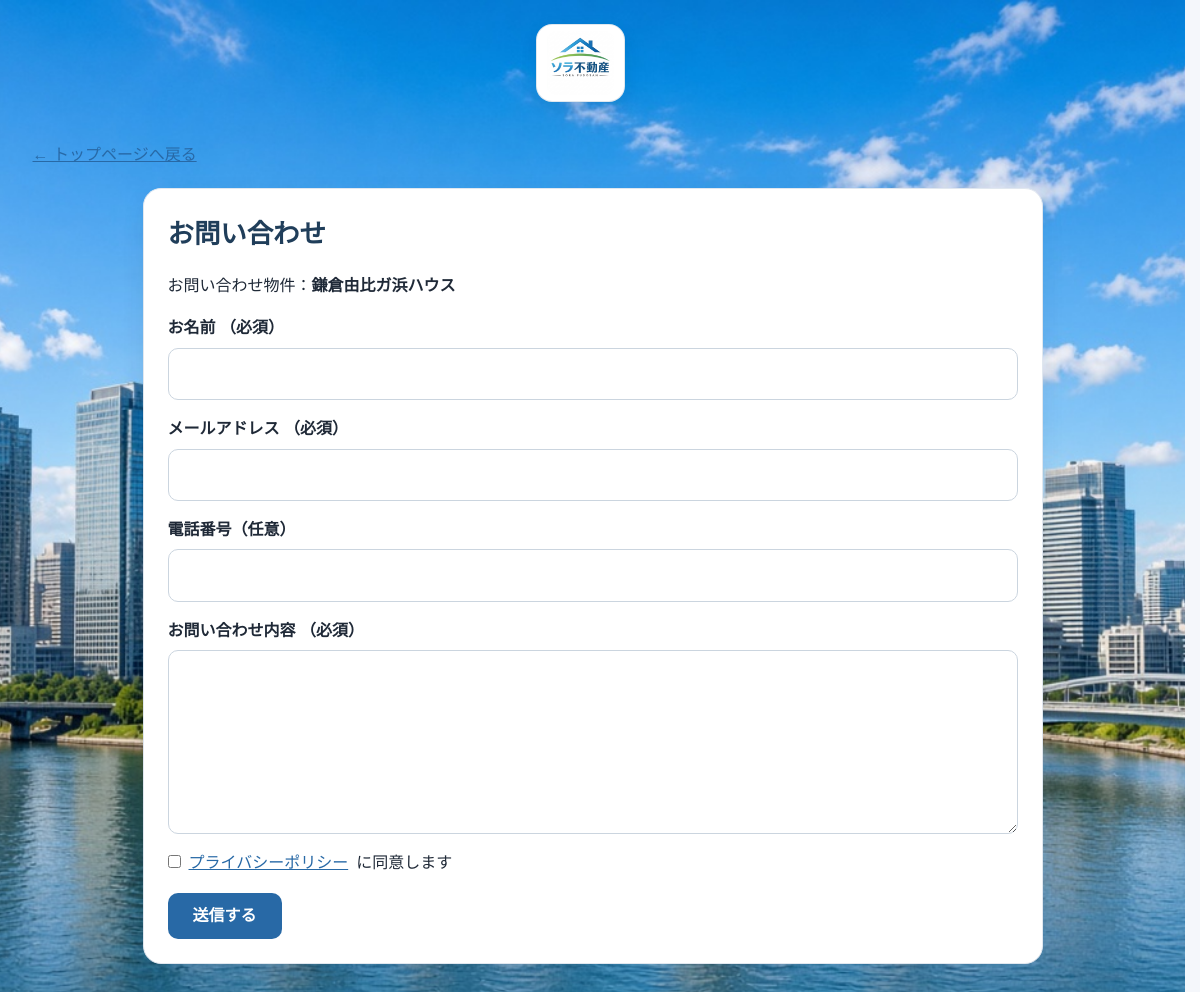
Before: /contact.php?property_id=40 with the older database file.
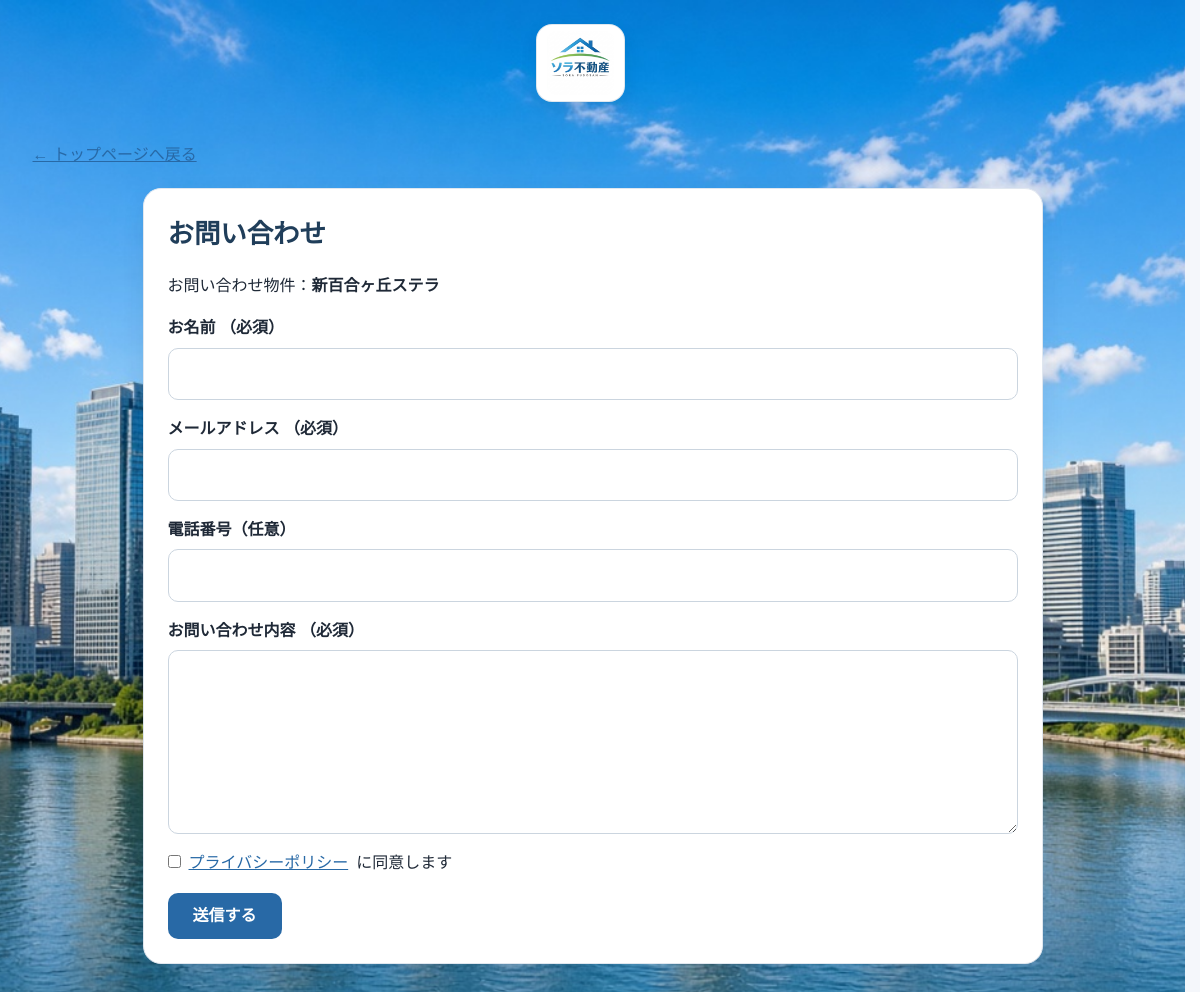
After: the same page with the newer database file.
### tables this page shows
CREATE TABLE `properties` (
  `id` int(11) NOT NULL AUTO_INCREMENT,
  `name` varchar(100) NOT NULL,
  `station` varchar(50) DEFAULT NULL,
  `area` varchar(50) DEFAULT NULL,
  `school` varchar(50) DEFAULT NULL,
  `transaction_type` varchar(10) NOT NULL DEFAULT 'rent',
  `rent` int(11) DEFAULT NULL,
  `sale_price` bigint(20) DEFAULT NULL,
  `management_fee` int(11) DEFAULT NULL,
  `deposit_amount` int(11) DEFAULT NULL,
  `key_money_amount` int(11) DEFAULT NULL,
  `pet_allowed` tinyint(1) NOT NULL DEFAULT 0,
  `layout` varchar(20) NOT NULL DEFAULT '1K',
  `area_sqm` decimal(6,2) DEFAULT NULL,
  `floor_number` smallint DEFAULT NULL,
  `initial_cost` int(11) DEFAULT NULL,
  `status` varchar(20) NOT NULL DEFAULT 'available',
  `description` text DEFAULT NULL,
  `image` varchar(200) DEFAULT 'images/property1.jpg',
  `updated_at` timestamp NOT NULL DEFAULT current_timestamp() ON UPDATE current_timestamp(),
  PRIMARY KEY (`id`)
);

### db.php (called while the page is built, shortened)
<?php
function h($s) { return htmlspecialchars((string)$s, ENT_QUOTES, 'UTF-8'); }

### contact.php (the view, shortened to what this page needs)
<?php
require 'db.php';
$rawPropertyId = input_string($_GET['property_id'] ?? $_POST['property_id'] ?? 0);
$propertyId = filter_var($rawPropertyId, FILTER_VALIDATE_INT);
$property = null;
if ($propertyId > 0) {
    $stmt = $pdo->prepare('SELECT id, name FROM properties WHERE id = ?');
    $stmt->execute([$propertyId]);
    $property = $stmt->fetch(PDO::FETCH_ASSOC);
}
$old = ['name' => '', 'email' => '', 'phone' => '', 'message' => ''];
$sent = isset($_GET['sent']);
?>
<!DOCTYPE html>
<html lang="ja">
<head>
  <link rel="stylesheet" href="style.css?v=20261102-7">
</head>
<body>
<?php include ((basename(__DIR__) === 'admin' ? dirname(__DIR__) : __DIR__) . '/includes/site-brand.php'); ?>
<div class="page-shell">
  <p><a href="index.php">← トップページへ戻る</a></p>
  <section class="search-section">
    <h2>お問い合わせ</h2>
    <?php if ($sent): ?>
      <p class="success-message">お問い合わせを受け付けました。内容を確認のうえ、担当者よりご連絡いたします。</p>
      <p><a href="index.php">トップページへ戻る</a></p>
    <?php else: ?>
      <?php if ($property): ?><p>お問い合わせ物件：<strong><?= h($property['name']) ?></strong></p><?php endif; ?>
      <form method="POST" class="contact-form">
        <label>お名前 <span aria-hidden="true">（必須）</span>
          <input type="text" name="name" value="<?= h($old['name']) ?>" required maxlength="100" autocomplete="name">
        </label>
        <label>メールアドレス <span aria-hidden="true">（必須）</span>
          <input type="email" name="email" value="<?= h($old['email']) ?>" required maxlength="150" autocomplete="email">
        </label>
        <label>電話番号（任意）
          <input type="tel" name="phone" value="<?= h($old['phone']) ?>" maxlength="30" autocomplete="tel">
        </label>
        <label>お問い合わせ内容 <span aria-hidden="true">（必須）</span>
          <textarea name="message" rows="6" required maxlength="2000"><?= h($old['message']) ?></textarea>
        </label>
        <label class="consent-check"><input type="checkbox" name="privacy_consent" value="1" required> <a href="privacy.php" target="_blank">プライバシーポリシー</a>に同意します</label>
        <button type="submit">送信する</button>
      </form>
    <?php endif; ?>
  </section>
</div>
</body>
</html>

Changed rows visible on the page:
changed properties: name "鎌倉由比ガ浜ハウス" → "新百合ヶ丘ステラ"
